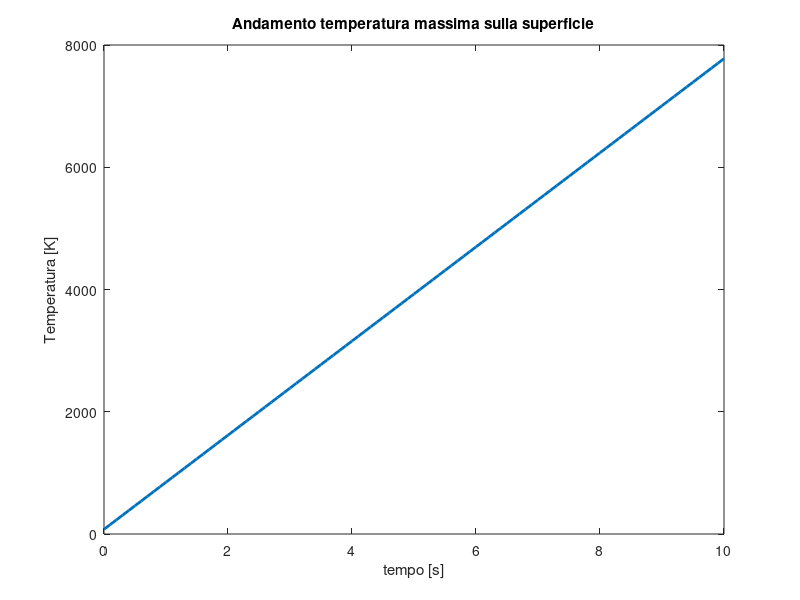
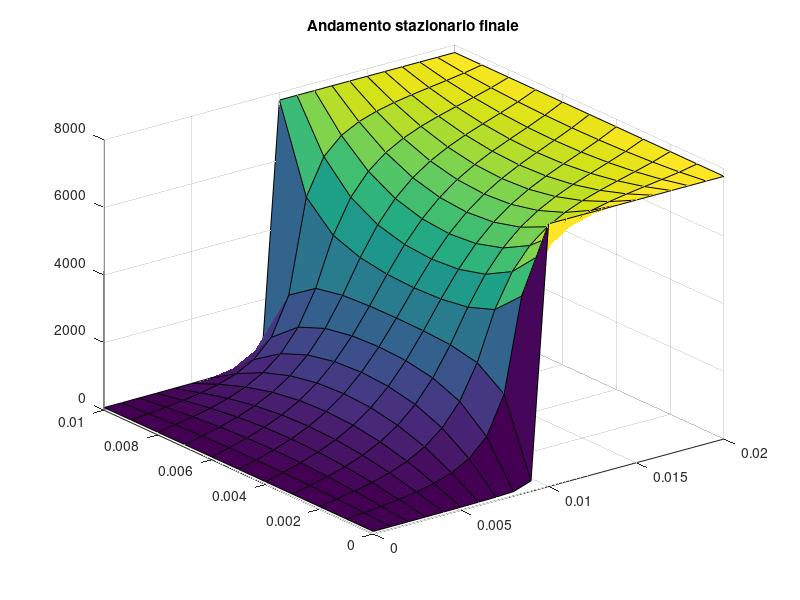
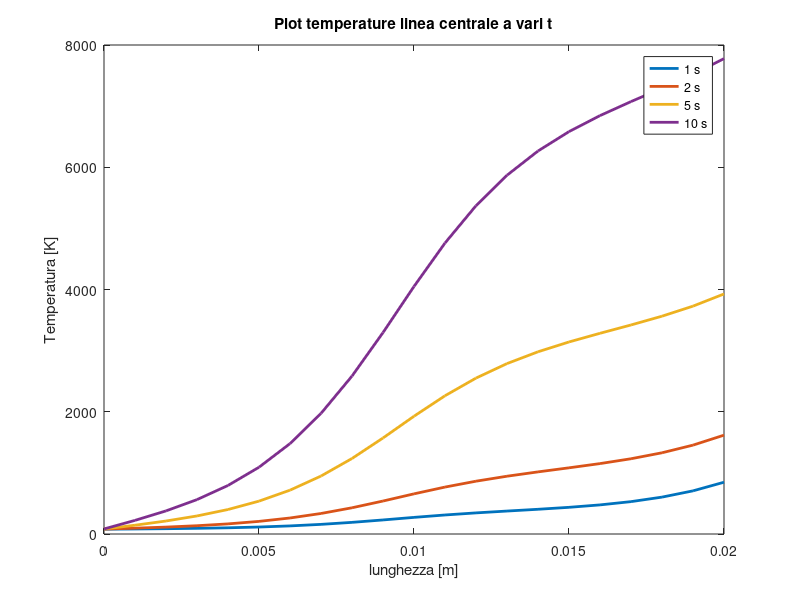

Write MATLAB code to recreate these figures, in order.
% Esame 18/09/2024
% Simone Canevarolo
% s269893

clear all
close all
clc

rovol = 8e3;
cp = 120; 
cond = 15;
roel = 8e-7;
Tvap = 77;
II = 350; % A

base = 1e-2;
altezza = 2e-2;
llvap = 1e-2;

dx = 1e-3;
dy = dx;

xx = (0:dx:altezza)';
yy = (0:dy:base)';
xvap = (0:dx:llvap)';

Nx = length(xx);
Ny = length(yy);
Nvap = length(xvap);
Ntot = Nx*Ny;

hhfunz = @(Thot) 50*(Thot-70);
Asez = base*altezza;

qvol = II^2*roel/Asez^2;

[xmat,ymat] = meshgrid(xx,yy);
AA = sparse([],[],[],Ntot,Ntot,5*Ntot);

tempomax = 10;
dt = 0.1;
tt = (0:dt:tempomax);
Nt = length(tt);

Thotspot = Tvap; % considero il perfetto equilibrio termico
hh = hhfunz(Thotspot);

Thotspotvett = Tvap*ones(Nt,1);

tplot = [1 2 5 10];
iplot = round(tplot/dt)+1;
pp = 1;

aa = cond*dt/rovol/cp;

    for ii = 2:Nx-1
        for jj = 2:Ny-1
    
            kk = Nx*(jj-1)+ii;
            AA(kk,kk-Nx) = -aa/dy^2;
            AA(kk,kk-1) = -aa/dx^2;
            AA(kk,kk) = 1+2*aa*(1/dx^2+1/dy^2);
            AA(kk,kk+1) = -aa/dx^2;
            AA(kk,kk+Nx) = -aa/dy^2;

    
        end
    end
    
    Tm = Tvap*ones(Ntot,1);
    bb = qvol*dt/rovol/cp*ones(Ntot,1);


for zz = 2:Nt

    hh = hhfunz(Thotspot);

    
    % Sud Ovest - Dirichlet
    % jj = 1 
    kk = Nvap:Nx;
    AA(kk,:) = 0;
    AA(kk,kk) = eye(length(kk));
    bb(kk) = Tvap;
    
    
    % Sud - Dirichlet
    % ii = Nx;
    kk = Nx:Nx:Ntot;
    AA(kk,:) = 0;
    AA(kk,kk) = eye(length(kk));
    bb(kk) = Tvap;
    
    % Sud Est - Dirichlet
    % jj = Ny;
    kk = (Ny-1)*Nx+Nvap:Ntot;
    AA(kk,:) = 0;
    AA(kk,kk) = eye(length(kk));
    bb(kk) = Tvap;

    % Nord Ovest - robin
    jj = 1;
    for ii = 2:Nvap-1
    
        kk = ii;
        AA(kk,kk-1) = 1/2/dx^2;
        AA(kk,kk) = -1/dx^2-1/dy^2-hh/dy/cond;
        AA(kk,kk+1) = 1/2/dx^2;
        AA(kk,kk+Nx) = 1/dy^2;
        bb(kk) = -Tvap*hh/dy/cond;
    
    end
    
    % Nord Est - Robin
    jj = Ny;
    for ii = 2:Nvap-1

        kk = Nx*(jj-1)+ii;
        AA(kk,kk-Nx) = 1/dy^2;
        AA(kk,kk-1) = 1/2/dx^2;
        AA(kk,kk) = -1/dx^2-1/dy^2-hh/dy/cond;
        AA(kk,kk+1) = 1/2/dx^2;
        bb(kk) = -Tvap*hh/dy/cond;

    end
    
    % Nord - Robin
    ii = 1;
    for jj = 2:Ny-1

        kk = ii+Nx*(jj-1);
        AA(kk,kk-Nx) = 1/2/dy^2;
        AA(kk,kk) = -1/dx^2-1/dy^2-hh/dx/cond;
        AA(kk,kk+1) = 1/dx^2;
        AA(kk,kk+Nx) = 1/2/dy^2;
        bb(kk) = -Tvap*hh/dx/cond;

    end
    
    % Vertice Nord Ovest
    kk = 1;
    AA(kk,kk) = -1/2/dx^2-1/2/dy^2-hh/dx/cond/2-hh/dy/cond/2;
    AA(kk,kk+1) = 1/2/dx^2;
    AA(kk,kk+Nx) = 1/2/dy^2;
    bb(kk) = -Tvap*hh/cond/dx/2-Tvap*hh/cond/dy/2;

    
    % Vertice Nord Est
    kk = (Ny-1)*Nx+1;
    AA(kk,kk-Nx) = 1/2/dy^2;
    AA(kk,kk) = -1/2/dx^2-1/2/dy^2-hh/dx/2/cond-hh/dy/2/cond;
    AA(kk,kk+1) = 1/2/dx^2;
    bb(kk) = -Tvap*hh/cond/dx/2-Tvap*hh/cond/dy/2;
    
    BB = Tm+bb; 
    
    TT = AA\BB;

    TTT = reshape(TT,Nx,Ny);

    Thotspot = max(TT);
    Thotspotvett(zz) = Thotspot;
    Tm = TT;

    Tcentro = TTT(:,round(Ny/2));
    % Tcentro = TTT(:,6);

    if zz == iplot(pp)
    
        figure(3)
        plot(xx,Tcentro,'linewidth',2)
        hold on
        title('Plot temperature linea centrale a vari t')
        xlabel('lunghezza [m]')
        ylabel('Temperatura [K]')
        legend('1 s','2 s','5 s','10 s')

        pp = pp+1;
    
    end

end

figure(1)
plot(tt,Thotspotvett,'linewidth',2)
xlabel('tempo [s]')
ylabel('Temperatura [K]')
title('Andamento temperatura massima sulla superficie')

figure(2)
surf(xmat',ymat',TTT);
title('Andamento stazionario finale')
